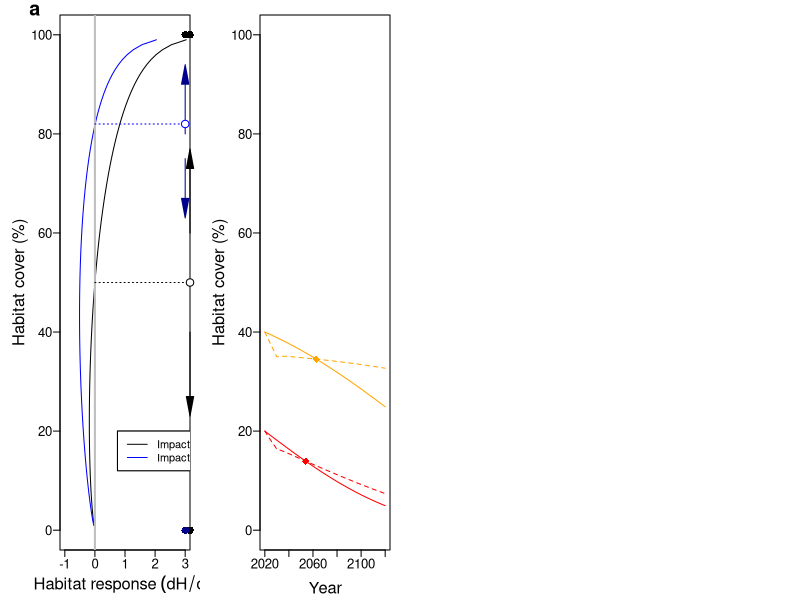

R code for this plot: (Note: this script raises an error after producing the figure.)
##################################################################################################

# The following script is to reproduce Figure 2 in the manuscript. 
# The four panels are plotted in sequence, and saved in the default working directory.

##################################################################################################

# First, begin by installing the require packages.

# 'deSolve' is required to solve the differential equation
# 'shape' is required to include the specialised arros that denote the phase plane.
install.packages(c("deSolve", "shape"), dependencies = TRUE)

# load packages
library(deSolve)
library(shape)


# Set all the default parameters for the model
a <- 1.5; i <- 0.01; T <- 10; d <- 0.03

# Define the name of the plot (plus dimensions); alrernative directories can be identified here
png(filename="Fig2.png",width=32,height=8,units="cm",res=300)

# Set plot margins and layouts
par(mai=c(0.5,0.6,0.15,0.1))
par(mfrow=c(1,4))

###############################################
#                                             #
#                 Panel A                     #
#                                             #
###############################################

H <- 0:100      # Create a vector of habitat cover, from 0% to 100%

# Simulate the expected habitat response (dH/dt) for each level of H for the counterfactual and impact scenarios
H_counter <- (((log(H/(100-H)))/100) * (1/a))*H
H_impact <- ((((log(H/(100-H)))/100) * (1/a))*H) - (i*H)

# Make base plots
plot(H~H_counter,type="l",las=1, cex.axis=1.2, cex.lab= 1.5, mgp=c(2.5,0.6,0), xlab= expression(Habitat~response~(dH/dt)),
     ylab="Habitat cover (%)",col="black",ylim=c(0,100),xlim=c(-1,3))
lines(H~H_impact,col="blue",lty=1)
# Add grey line to denote zero response (i.e. equilibria)
abline(v=0,lwd=2,col="grey")

# Add dashed lines that link the equilibria pointss to the phase plane denoted on the secondary vertical axis
lines(c(0,(par("usr")[2])),c(H[which(H_impact>=0)[1]],H[which(H_impact>=0)[1]]),lty=3,col="blue")
lines(c(0,(par("usr")[2])),c(50,50),lty=3)

# Add arrows to the phase plane that denote habitat responses relative to equilbrium points (requires 'shape' package)
Arrows(x0 = (par("usr")[2]), x1 = (par("usr")[2]),y0 = 60,y1=75,las = 1, xpd = TRUE,arr.type="triangle", arr.width=0.15)
Arrows(x0 = (par("usr")[2]), x1 = (par("usr")[2]),y0 = 40,y1=25,las = 1, xpd = TRUE,arr.type="triangle", arr.width=0.15)
Arrows(x0 = 3, x1 = 3,y0 = 80,y1=H[which(H_impact>=0)[1]]+10,las = 1, xpd = TRUE,arr.type="triangle", arr.width=0.15, col="darkblue")
Arrows(x0 = 3, x1 = 3,y0 = 75,y1=65,las = 1, xpd = TRUE,arr.type="triangle", arr.width=0.15, col="darkblue")

# Add solid and open points to denote stable and unstable equilibria, respectively, to the phase plane 
points(x = (par("usr")[2]), y = 50, pch = 21, cex=1.5, col = "black",las = 1, xpd = TRUE,bg="white")
points(x = (par("usr")[2]), y = 100, pch = 16, cex=1.5, col = "black",las = 1, xpd = TRUE)
points(x = (par("usr")[2]), y = 0, pch = 16, cex=1.5, col = "black",las = 1, xpd = TRUE)
points(x = 3, y = H[which(H_impact>=0)[1]], pch = 21, cex=1.5, col = "blue",bg="white",las = 1, xpd = TRUE)
points(x = 3, y = 100, pch = 16, cex=1.5, col = "black",las = 1, xpd = TRUE)
points(x = 3, y = 0, pch = 16, cex=1.5, col = "darkblue",las = 1, xpd = TRUE)

# Add a legend to the plot
legend(0.75,20,lty=1,legend=c("Impact (i) = 0","Impact (i) = 0.01"),col=c("black","blue"),cex=1)


# Add a legend to the plot
legend(0.75,20,lty=1,legend=c("Impact (i) = 0","Impact (i) = 0.01"),col=c("black","blue"),cex=1)

# Add the panel label
text(-2,105,"a",font=2,cex=1.8,las = 1, xpd = TRUE)



###############################################
#                                             #
#                 Panel B                     #
#                                             #
###############################################

# To begin this panel, it is first necessary to define all the derivative equations that need to be solved

#-----------------------------
# The derivative functions
#-----------------------------

# The counterfactual is only defined according to the dynamics of a logit function
eco_counter <- function(t, H, parms) {
  dH <- (((log(H/(100-H)))/100) * (1/a) * H )  
  list(dH, dy = dH,i)
}

# The mitigation scenario is include delayed (lagged) compensation as soon as the time of the simulation is longer than parameter T 
eco_mitigate <- function(t, H, parms) {
  if (t < T)
    lag <- 0
  else
    lag <- lagvalue(t - T)
  
  dH <- (((log(H/(100-H)))/100) * (1/a) * H ) - (i * H) + (i * lag *(1+d)^T)
  list(dH, dy = dH,i)
}


########################
########################

# Define the time series and increment ('by' defines the time increment, lower values result in smoother curves)
times <- seq(0, 100, by = .1)

startH <- 20    # Define the Starting habitat cover

# Solve the equations numerically to get a time-series for the counterfactual (tcf) and mitigation (tmit) scenarios
tcf <- dede(y = startH, times = times, func = eco_counter, parms = NULL, atol = 1e-10)
tmit <- dede(y = startH, times = times, func = eco_mitigate, parms = NULL, atol = 1e-10)

# Cap the maximum results to 100 (i.e. maximum percentage vegetation cover) 
CF <- tcf[,2] 
CF[which(CF=="NaN")] <- 100
CF[which(CF>100)] <- 100

# Cap the maximum results to 100 (i.e. maximum percentage vegetation cover) 
Mit <- tmit[,2] 
Mit[which(Mit=="NaN")] <- 100
Mit[which(Mit>100)] <- 100

# Plot the trajecotries for the scenarios at starting habitat cover of 20%
plot(times+2020,CF,type="l",las=1, cex.axis=1.2, cex.lab= 1.5, mgp=c(2.5,0.6,0), xlab="Year",
     ylab="Habitat cover (%)",col="red",ylim=c(0,100))
lines(times+2020,Mit,lty=2,col="red")
# Add point where curves intersect
points(times[which((CF-Mit)<=0)[2]]+2020,CF[which((CF-Mit)<=0)[2]], cex=1.5,pch=18,col="red")

######################################################

# Repeat sequence for different starting habitat

######################################################

startH <- 40    # Define the Starting habitat cover

# Solve the equations numerically to get a time-series for the counterfactual (tcf) and mitigation (tmit) scenarios
tcf <- dede(y = startH, times = times, func = eco_counter, parms = NULL, atol = 1e-10)
tmit <- dede(y = startH, times = times, func = eco_mitigate, parms = NULL, atol = 1e-10)

# Cap the maximum results to 100 (i.e. maximum percentage vegetation cover) 
CF <- tcf[,2] 
CF[which(CF=="NaN")] <- 100
CF[which(CF>100)] <- 100

# Cap the maximum results to 100 (i.e. maximum percentage vegetation cover) 
Mit <- tmit[,2] 
Mit[which(Mit=="NaN")] <- 100
Mit[which(Mit>100)] <- 100

# Plot the trajectories for the scenarios at starting habitat cover of 40%
lines(times+2020,CF,lty=1,col="orange")
lines(times+2020,Mit,lty=2,col="orange")
# Add point where curves intersect
points(times[which((CF-Mit)<=0)[2]]+2020,CF[which((CF-Mit)<=0)[2]], cex=1.5,pch=18,col="orange")


######################################################

# Repeat sequence for different starting habitat

######################################################

startH <- 60    # Define the Starting habitat cover

# Solve the equations numerically to get a time-series for the counterfactual (tcf) and mitigation (tmit) scenarios
tcf <- dede(y = startH, times = times, func = eco_counter, parms = NULL, atol = 1e-10)
tmit <- dede(y = startH, times = times, func = eco_mitigate, parms = NULL, atol = 1e-10)

# Cap the maximum results to 100 (i.e. maximum percentage vegetation cover) 
CF <- tcf[,2] 
CF[which(CF=="NaN")] <- 100
CF[which(CF>100)] <- 100

# Cap the maximum results to 100 (i.e. maximum percentage vegetation cover) 
Mit <- tmit[,2] 
Mit[which(Mit=="NaN")] <- 100
Mit[which(Mit>100)] <- 100

# Plot the trajectories for the scenarios at starting habitat cover of 60%
lines(times+2020,CF,lty=1,col="gold")
lines(times+2020,Mit,lty=2,col="gold")
# Add point where curves intersect
points(times[which((CF-Mit)<=0)[2]]+2020,CF[which((CF-Mit)<=0)[2]], cex=1.5,pch=18,col="gold")


######################################################

# Repeat sequence for different starting habitat

######################################################

startH <- 80    # Define the Starting habitat cover

# Solve the equations numerically to get a time-series for the counterfactual (tcf) and mitigation (tmit) scenarios
tcf <- dede(y = startH, times = times, func = eco_counter, parms = NULL, atol = 1e-10)
tmit <- dede(y = startH, times = times, func = eco_mitigate, parms = NULL, atol = 1e-10)

# Cap the maximum results to 100 (i.e. maximum percentage vegetation cover) 
CF <- tcf[,2] 
CF[which(CF=="NaN")] <- 100
CF[which(CF>100)] <- 100

# Cap the maximum results to 100 (i.e. maximum percentage vegetation cover) 
Mit <- tmit[,2] 
Mit[which(Mit=="NaN")] <- 100
Mit[which(Mit>100)] <- 100

# Plot the trajectories for the scenarios at starting habitat cover of 80%
lines(times+2020,CF,lty=1,col="darkgreen")
lines(times+2020,Mit,lty=2,col="darkgreen")
# Add point where curves intersect
points(times[which((CF-Mit)<=0)[2]]+2020,CF[which((CF-Mit)<=0)[2]], cex=1.5,pch=18,col="darkgreen")

##################################################

# Add dashed line to indicate mitigation delay
abline(v=T+2020,lty=2,lwd=2)

# Add points and arrows to denote the phase plane
points(x = (par("usr")[2]), y = 50, pch = 21, cex=1.5, col = "black",las = 1, xpd = TRUE,bg="white")
points(x = (par("usr")[2]), y = 100, pch = 16, cex=1.5, col = "black",las = 1, xpd = TRUE)
points(x = (par("usr")[2]), y = 0, pch = 16, cex=1.5, col = "black",las = 1, xpd = TRUE)

Arrows(x0 = (par("usr")[2]), x1 = (par("usr")[2]),y0 = 60,y1=75,las = 1, xpd = TRUE,arr.type="triangle", arr.width=0.15)
Arrows(x0 = (par("usr")[2]), x1 = (par("usr")[2]),y0 = 40,y1=25,las = 1, xpd = TRUE,arr.type="triangle", arr.width=0.15)


# Add a legend
legend(2070,70,lty=c(1,2),legend=c("Counterfactual","Mitigation"),cex=1)

# Label the plot panel
text(1995,105,"b",font=2,cex=1.8,las = 1, xpd = TRUE)


###############################################
#                                             #
#                 Panel C                     #
#                                             #
###############################################


# This panel inherits the differntial equations from above

# Define all the starting values for habitat cover
# Note: These are integers (excluding stable equilibria) in order to define the plot surface
startH <- seq(1,99,by=1)

# Define the time sequence
# Note: These are integers in order to define the plot surface
times <- seq(0, 100, by = 1)

# Creat a blank output matrix that records the mitigation debt
output <- matrix(NA,ncol=length(times),nrow=length(startH))

# Run a loop that solves the differential equations for every starting level of habitat cover
for (k in 1:length(startH)) {

# Solve equations for counterfactual and mitigation scenarios  
  tcf <- dede(y = startH[k], times = times, func = eco_counter, parms = NULL, atol = 1e-10)
  tmit <- dede(y = startH[k], times = times, func = eco_mitigate, parms = NULL, atol = 1e-10)
  
 # Cap maximum habitat cover to 100% 
  CF <- tcf[,2] 
  CF[which(CF=="NaN")] <- 100
  CF[which(CF>100)] <- 100
  
  Mit <- tmit[,2] 
  Mit[which(Mit=="NaN")] <- 100
  Mit[which(Mit>100)] <- 100

# Record the mitgation debt for the time series to the blanck output matrix
  output[k,] <- CF - Mit 
}

# The panel is actually a scatterplot, so define the x- and y-values for each combination of time and starting habitat
yval <- rep(1:99,rep(101,99))
xval <- rep(2020:2120,99)

# Convert the output matrix to a vextor (z-values) that will define the colout of mitigation debt
zval <- as.vector(t(output))

# Define a colour ramp 
ramp <- colorRampPalette(c("darkblue","blue","white","red","darkred"),interpolate="linear")(41)


# The following function identifies the time where NNL is achieved
# While seemingly simple, it is based on the trasition from net loss to net gain (becasue exact NNL, where the difference between scenarios is zero,
# ... is quite rare). Therefore, it first replaced perfect NNL with a small net gain, then multiplies sequential
# ... time value. Thus, the time where the product is negative denotes the transition from net loss to net gain.
nnl <- rep(NA,99)
for (l in 1:99){
  vr1 <- output[l,]
  vr1[which(vr1==0)] <- -0.00000001
  vr1[1] <- 0
  vr2 <- rep(NA,99)
  
  for (j in 1:99) {
    vr2[j] <- vr1[j]*vr1[j+1]
  }
  if (min(vr2)<0) {
    nnl[l]<-which(vr2<0)
  } else {nnl[l] <- 0}
}

# This makes the plot for each combination ot time and starting habitat, colouring the points according to the mitigation debt
plot(xval,yval,pch=15,cex=0.48, las=1, cex.axis=1.2, cex.lab= 1.5, mgp=c(2.5,0.6,0), xlab="Year",
     ylab="Starting habitat cover (%)",col=ramp[ceiling(zval+21)])

# Add the grey line to denote NNL (i.e. the transition from net loss to net gain)
lines(nnl+2020,c(1:99),lty=3,lwd=2,col="darkgrey")

# Add line for delayed compensation
abline(v=T+2020,lty=2,lwd=2)

# Add legend
legend(2095,100,pch=15,col=c("darkblue","blue","grey","red","darkred"),legend=c("+20","+10","0","-10","-20"),cex=1)

# Add points and arrows to denote the phase plane
points(x = (par("usr")[2]), y = 50, pch = 21, cex=1.5, col = "black",las = 1, xpd = TRUE,bg="white")
points(x = (par("usr")[2]), y = 100, pch = 16, cex=1.5, col = "black",las = 1, xpd = TRUE)
points(x = (par("usr")[2]), y = 0, pch = 16, cex=1.5, col = "black",las = 1, xpd = TRUE)
Arrows(x0 = (par("usr")[2]), x1 = (par("usr")[2]),y0 = 60,y1=75,las = 1, xpd = TRUE,arr.type="triangle", arr.width=0.15)
Arrows(x0 = (par("usr")[2]), x1 = (par("usr")[2]),y0 = 40,y1=25,las = 1, xpd = TRUE,arr.type="triangle", arr.width=0.15)

# Incorporate panel label 
text(1995,105,"c",font=2,cex=1.8,las = 1, xpd = TRUE)



###############################################
#                                             #
#                 Panel D                    #
#                                             #
###############################################

# This panel requires the simulated data used to identify the mitigation space
# ... (i.e. the combination of Mitigation delay (T) and Impact (i) that allow for NNL)

# Read the data from file
space<- read.table("NNLSpaceHabitat.txt",header=TRUE, sep="\t", na.strings="NA", dec=".", strip.white=TRUE)

# Make the plot, beginning with starting habitat cover of 70%
plot(space$Delay_70,space$Impact_70,type="l",ylim=c(0,.15),xlim=c(0,30),xlab="Mitigation delay (T)",
     cex.axis=1.2, cex.lab= 1.5, mgp=c(2.5,0.6,0),las=1,ylab="Impact (i)",col="lightblue")

# Add a polygon to denote Net los by 2050 (added first before the other lines, which will be ploted above this polygon)
polygon(c(space$Delay_95,30),c(space$Impact_95,0.15),col="lightgrey",border=F)

# Sequentially add lines for different starting habitat cover
lines(space$Delay_75,space$Impact_75,col="lightblue",lty=2)
lines(space$Delay_80,space$Impact_80,col="blue")
lines(space$Delay_85,space$Impact_85,col="blue",lty=2)
lines(space$Delay_90,space$Impact_90,col="darkblue")
lines(space$Delay_95,space$Impact_95,col="darkblue",lty=2)

# Add a label to show that shaded polygon implies net loss
text(19,0.07,"Net loss by 2050",cex=1.5)

# Add a legend
legend(16,0.147,lty=c(2,1), 
	col=c("darkblue", "darkblue","blue","blue","lightblue","lightblue"),
	legend=c("95 (+2%)","90 (+1.5%)","85 (+1.2%)","80 (+0.9%)","75 (+0.7%)","70 (+0.6%)"),cex=1)

# Label the panel
text(-7.5,0.1585,"d",font=2,cex=1.8,las = 1, xpd = TRUE)

# Close the plotting device to save plot to file
dev.off()
